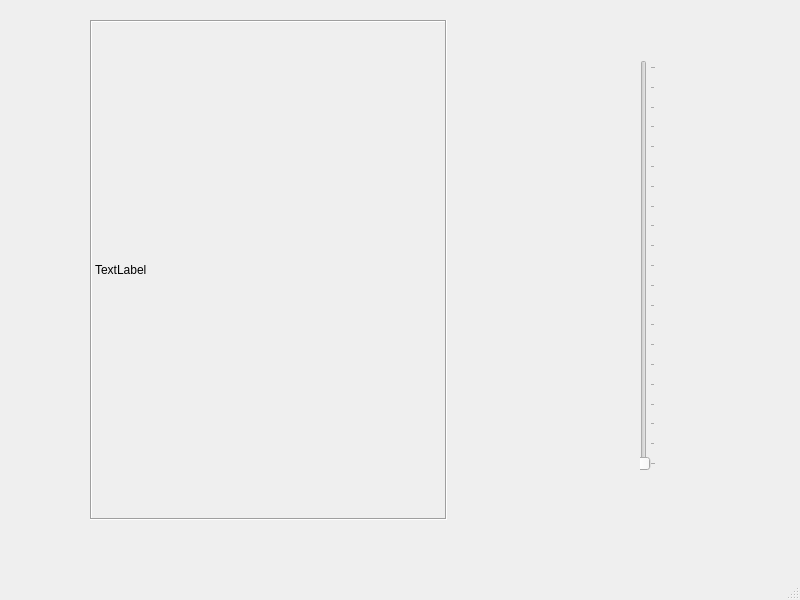
<?xml version="1.0" encoding="UTF-8"?>
<ui version="4.0">
 <class>MainWindow</class>
 <widget class="QMainWindow" name="MainWindow">
  <property name="geometry">
   <rect>
    <x>0</x>
    <y>0</y>
    <width>800</width>
    <height>600</height>
   </rect>
  </property>
  <property name="windowTitle">
   <string>MainWindow</string>
  </property>
  <widget class="QWidget" name="centralwidget">
   <widget class="QLabel" name="labView">
    <property name="geometry">
     <rect>
      <x>90</x>
      <y>20</y>
      <width>357</width>
      <height>500</height>
     </rect>
    </property>
    <property name="frameShape">
     <enum>QFrame::Box</enum>
    </property>
    <property name="frameShadow">
     <enum>QFrame::Sunken</enum>
    </property>
    <property name="text">
     <string>TextLabel</string>
    </property>
   </widget>
   <widget class="QSlider" name="slider">
    <property name="geometry">
     <rect>
      <x>640</x>
      <y>60</y>
      <width>16</width>
      <height>411</height>
     </rect>
    </property>
    <property name="maximum">
     <number>100</number>
    </property>
    <property name="orientation">
     <enum>Qt::Vertical</enum>
    </property>
    <property name="tickPosition">
     <enum>QSlider::TicksBelow</enum>
    </property>
    <property name="tickInterval">
     <number>5</number>
    </property>
   </widget>
  </widget>
  <widget class="QMenuBar" name="menubar">
   <property name="geometry">
    <rect>
     <x>0</x>
     <y>0</y>
     <width>800</width>
     <height>22</height>
    </rect>
   </property>
  </widget>
  <widget class="QStatusBar" name="statusbar"/>
 </widget>
 <resources/>
 <connections/>
</ui>
